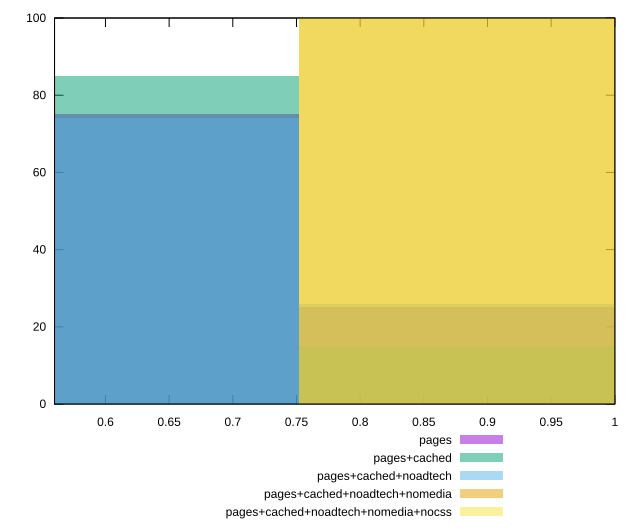

Generate this figure with gnuplot:
reset

$pages <<EOF
0.6014116319356205 75
0.9021174479034308 25
EOF

$pagesCached <<EOF
0.9021174479034308 15
0.6014116319356205 85
EOF

$pagesCachedNoadtech <<EOF
0.9021174479034308 26
0.6014116319356205 74
EOF

$pagesCachedNoadtechNomedia <<EOF
0.9021174479034308 100
EOF

$pagesCachedNoadtechNomediaNocss <<EOF
0.9021174479034308 100
EOF

set key outside below
set boxwidth 0.30070581596781026
set xrange [0.56:1]
set yrange [0:100]
set trange [0:100]
set style fill transparent solid 0.5 noborder
set terminal svg size 640, 530 enhanced background rgb 'white'
set output "report_00015_2021-02-09T16-11-33.973Z/uses-webp-images/comparison/histogram/all_score.svg"

plot $pages title "pages" with boxes, \
     $pagesCached title "pages+cached" with boxes, \
     $pagesCachedNoadtech title "pages+cached+noadtech" with boxes, \
     $pagesCachedNoadtechNomedia title "pages+cached+noadtech+nomedia" with boxes, \
     $pagesCachedNoadtechNomediaNocss title "pages+cached+noadtech+nomedia+nocss" with boxes

reset
